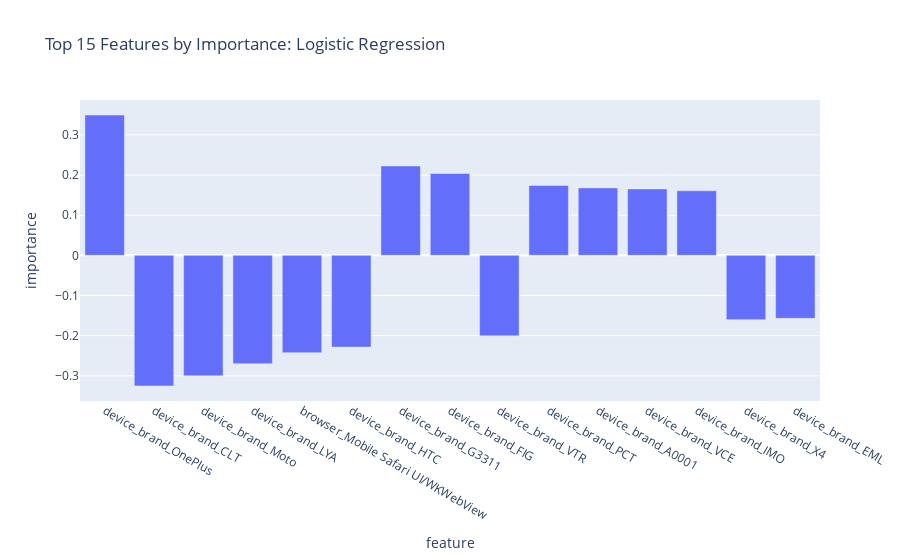

The cell this chart's notebook holds for it:
### Code cell
log_model(X_train_browser,X_test_browser,y_train_browser,y_test_browser,num_of_features=15)

### Figure 1 — Plotly figure (JSON) as saved in the notebook; plotly's stock layout.template omitted (floating-point values rounded to 4 significant figures)
{"data": [{"alignmentgroup": "True", "hovertemplate": "feature=%{x}<br>importance=%{y}<extra></extra>", "legendgroup": "", "marker": {"color": "#636efa", "pattern": {"shape": ""}}, "name": "", "offsetgroup": "", "orientation": "v", "showlegend": false, "textposition": "auto", "type": "bar", "x": ["device_brand_OnePlus", "device_brand_CLT", "device_brand_Moto", "device_brand_LYA", "browser_Mobile Safari UI/WKWebView", "device_brand_HTC", "device_brand_G3311", "device_brand_FIG", "device_brand_VTR", "device_brand_PCT", "device_brand_A0001", "device_brand_VCE", "device_brand_IMO", "device_brand_X4", "device_brand_EML"], "xaxis": "x", "y": [0.3494, -0.3252, -0.3001, -0.2697, -0.2424, -0.2285, 0.2226, 0.2038, -0.2005, 0.1741, 0.168, 0.1655, 0.161, -0.1601, -0.1569], "yaxis": "y"}], "layout": {"barmode": "relative", "legend": {"tracegroupgap": 0}, "title": {"text": "Top 15 Features by Importance: Logistic Regression"}, "xaxis": {"anchor": "y", "domain": [0, 1], "title": {"text": "feature"}}, "yaxis": {"anchor": "x", "domain": [0, 1], "title": {"text": "importance"}}}}
